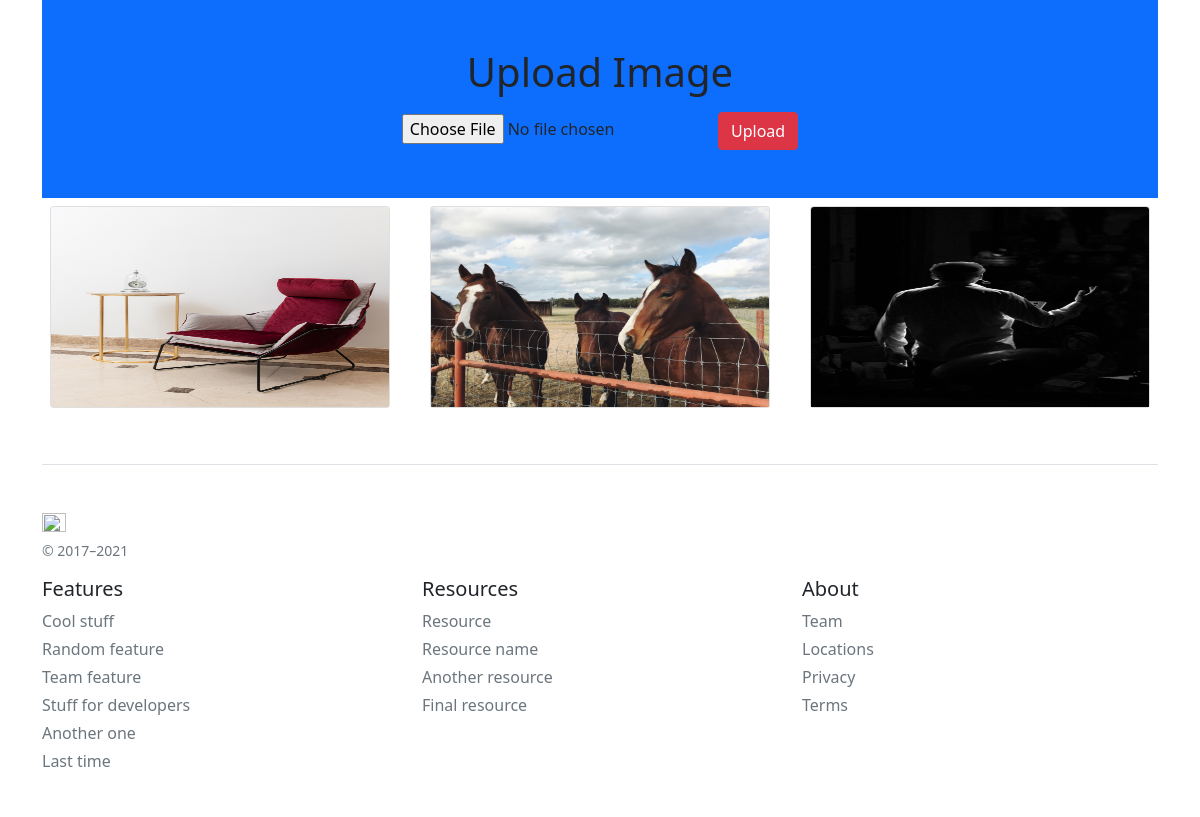
Before: / with the older database file.
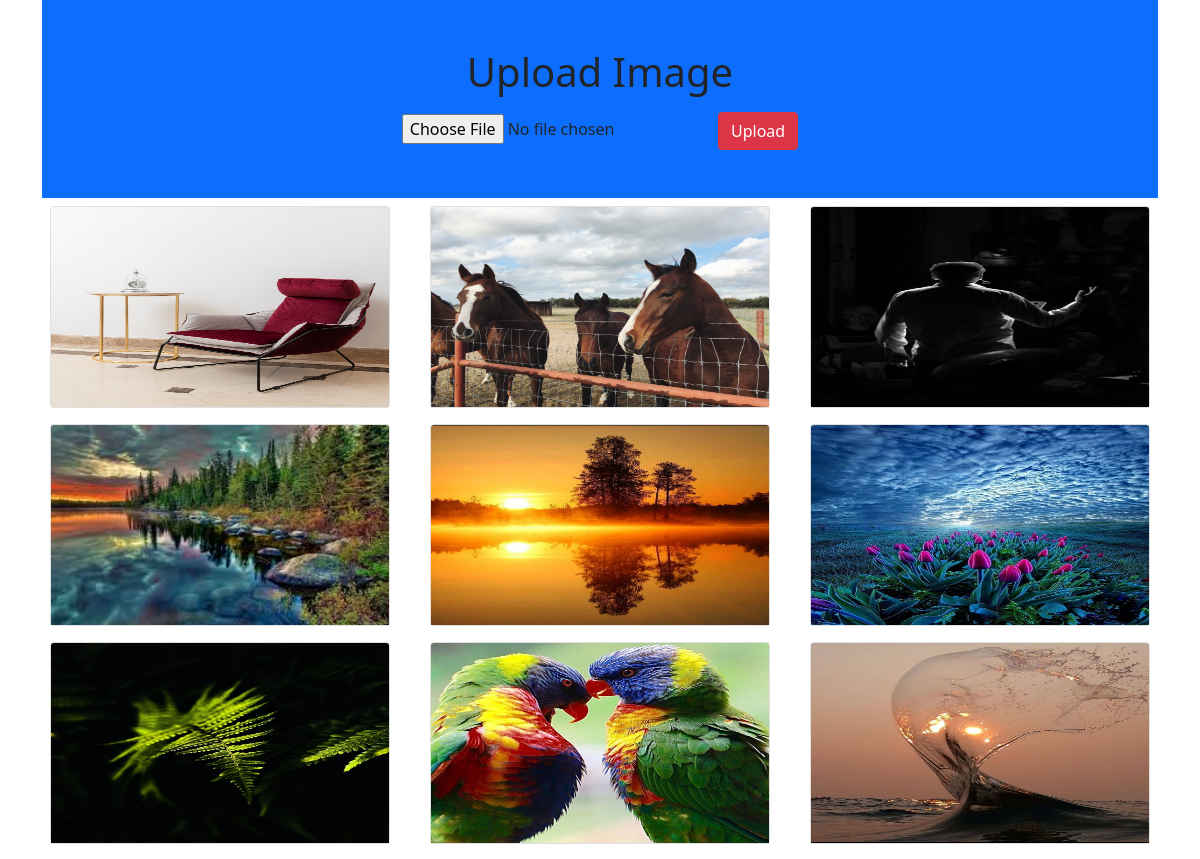
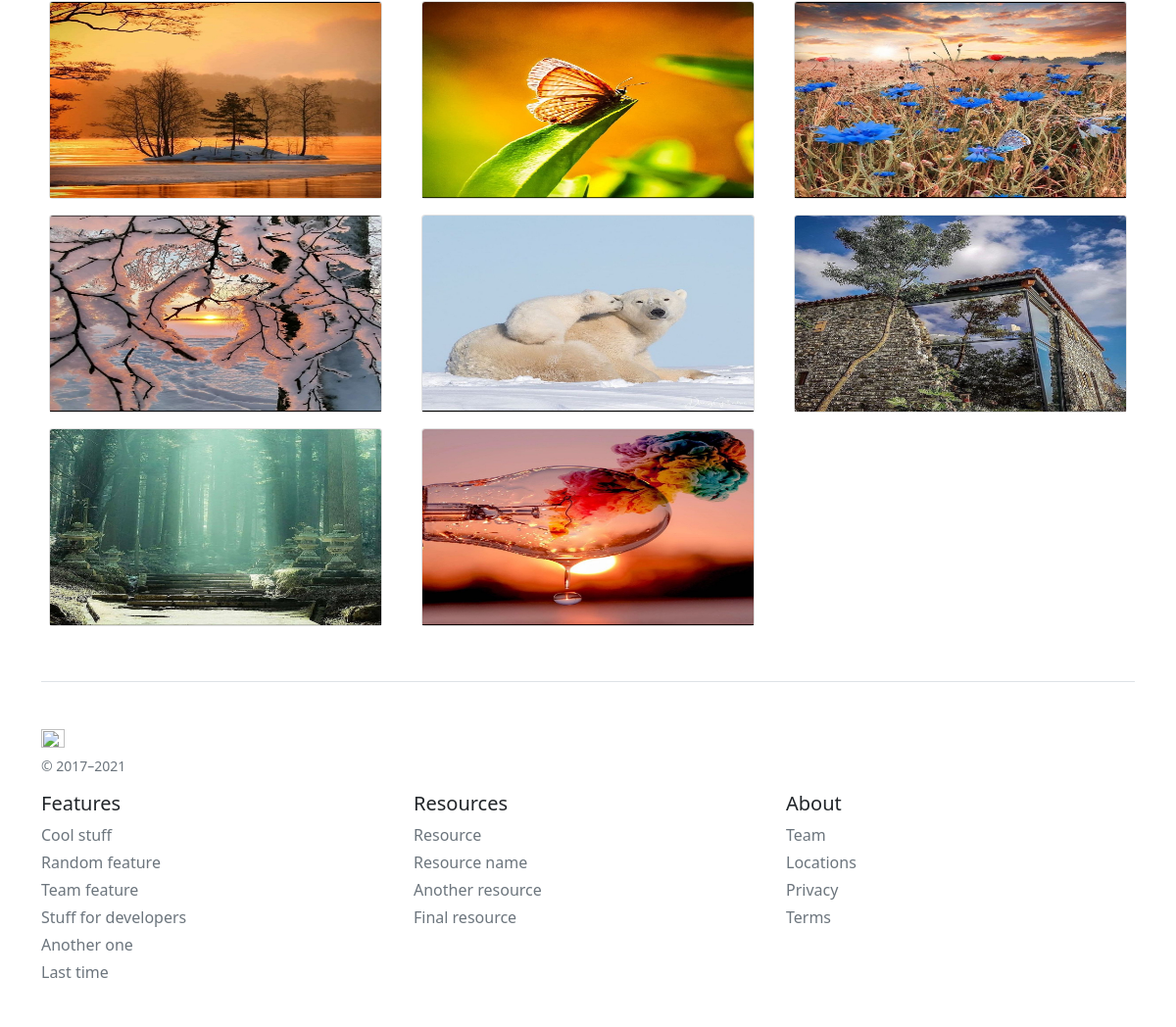
After: the same page with the newer database file (2 pictures, top to bottom).
### myapp/models.py (models this page shows)
class Image(models.Model):
    photo = models.ImageField(upload_to="myimage")
    date = models.DateField(auto_now_add=True)

### myapp/views.py (the view)
# urls.py: 2. Add a URL to urlpatterns:  path('', views.home, name='home')
def home(request):
    if request.method == "POST":
        form = ImageForm(request.POST, request.FILES)
        if form.is_valid():
            form.save()
    form = ImageForm()
    img = Image.objects.all()
    return render(request, 'home.html', {'img':img, 'form':form})

### myapp/form.py
class ImageForm(forms.ModelForm):
    class Meta:
        model = Image
        fields = '__all__'
        labels={'photo':''}

### template/home.html (shortened to what this page needs)
<!doctype html>
<html lang="en">
<head>
    <link href="https://cdn.jsdelivr.net/npm/bootstrap@5.0.2/dist/css/bootstrap.min.css" rel="stylesheet"
>
</head>
<body>
<div class="container">
    <div class="py-5 text-center bg-primary text white">
        <h1 class="mb-3">Upload Image</h1>
        <form action="" method="post" enctype="multipart/form-data">
            {{form}}
            <input type="submit" class="btn btn-danger" value="Upload">
        </form>
    </div>
    <div class="row">
        {% for x in img %}
        <div class="col-sm-4">
            <div class="card m-2">
                <img src="/media/{{x.photo}}" alt="" class="card-img-top" height="200px">
            </div>
        </div>
        {% endfor %}
    </div>
    <footer class="pt-4 my-md-5 pt-md-5 border-top">
    <div class="row">
        <div class="col-12 col-md">
            <img class="mb-2" src="/docs/5.0/assets/brand/bootstrap-logo.svg" alt="" width="24" height="19">
            <small class="d-block mb-3 text-muted">© 2017–2021</small>
        </div>
        <div class="col-4 col-md">
            <h5>Features</h5>
            <ul class="list-unstyled text-small">
                <li class="mb-1"><a class="link-secondary text-decoration-none" href="#">Cool stuff</a></li>
                <li class="mb-1"><a class="link-secondary text-decoration-none" href="#">Random feature</a></li>
                <li class="mb-1"><a class="link-secondary text-decoration-none" href="#">Team feature</a></li>
                <li class="mb-1"><a class="link-secondary text-decoration-none" href="#">Stuff for developers</a></li>
                <li class="mb-1"><a class="link-secondary text-decoration-none" href="#">Another one</a></li>
                <li class="mb-1"><a class="link-secondary text-decoration-none" href="#">Last time</a></li>
            </ul>
        </div>
        <div class="col-4 col-md">
            <h5>Resources</h5>
            <ul class="list-unstyled text-small">
                <li class="mb-1"><a class="link-secondary text-decoration-none" href="#">Resource</a></li>
                <li class="mb-1"><a class="link-secondary text-decoration-none" href="#">Resource name</a></li>
                <li class="mb-1"><a class="link-secondary text-decoration-none" href="#">Another resource</a></li>
                <li class="mb-1"><a class="link-secondary text-decoration-none" href="#">Final resource</a></li>
            </ul>
        </div>
        <div class="col-4 col-md">
            <h5>About</h5>
            <ul class="list-unstyled text-small">
                <li class="mb-1"><a class="link-secondary text-decoration-none" href="#">Team</a></li>
                <li class="mb-1"><a class="link-secondary text-decoration-none" href="#">Locations</a></li>
                <li class="mb-1"><a class="link-secondary text-decoration-none" href="#">Privacy</a></li>
                <li class="mb-1"><a class="link-secondary text-decoration-none" href="#">Terms</a></li>
            </ul>
        </div>
    </div>
</footer>
</div>
</body>
</html>

Changed rows visible on the page:
added Image: photo (picture)
added Image: photo (picture)
added Image: photo (picture)
added Image: photo (picture)
added Image: photo (picture)
added Image: photo (picture)
added Image: photo (picture)
added Image: photo (picture)
added Image: photo (picture)
added Image: photo (picture)
added Image: photo (picture)
added Image: photo (picture)
added Image: photo (picture)
added Image: photo (picture)
